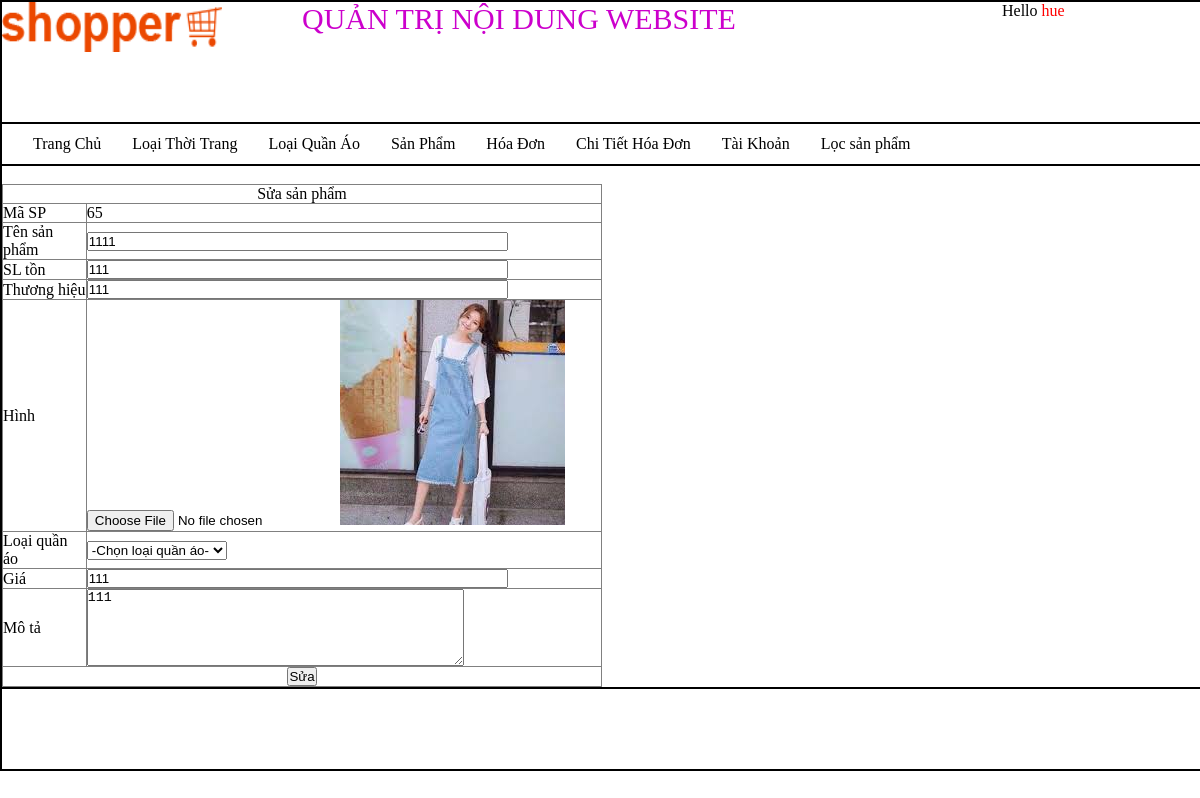
The page /quantri/quantri.php?quanly=qlsp&xuly=suasp&masp=65 (signed in) on the database its author committed.
### tables this page shows
CREATE TABLE `sanpham` (
  `masp` int(11) NOT NULL,
  `tensp` varchar(250) NOT NULL,
  `soluongton` int(50) NOT NULL,
  `maloai` varchar(5) NOT NULL,
  `nhasx` varchar(50) NOT NULL,
  `hinh` varchar(50) NOT NULL,
  `dongia` varchar(50) NOT NULL,
  `mota` text NOT NULL
);

### quantri/QLsanpham/suaSP.php (the view, shortened to what this page needs)
<?php
$sql="select * from sanpham where masp='$_GET[masp]'";
$stmt=$pdo->prepare($sql);
$stmt->execute();
$row=$stmt->fetch(PDO::FETCH_ASSOC);
?>
<form action="QLsanpham/xulySP.php?masp=<?php echo $row['masp'];?>" method="post" enctype="multipart/form-data">
<table width="50%" border="1">
  <tr>
    <td colspan="2"><div align="center">Sửa sản phẩm</div></td>
  </tr>
  <tr>
    <td width="14%">Mã SP</td>
    <td width="86%">
      <?php echo $row['masp'];?>
	</td>
  </tr>
  <tr>
    <td>Tên sản phẩm</td>
    <td><input name="tensp" type="text" size="50" value="<?php echo $row['tensp'];?>"></td>
  </tr>
  <tr>
    <td>SL tồn</td>
    <td><input name="slton" type="text" size="50" value="<?php echo $row['soluongton'];?>"></td>
  </tr>
  <tr>
    <td>Thương hiệu</td>
    <td><input name="thuonghieu" type="text" size="50"  value="<?php echo $row['nhasx'];?>"/></td>
  </tr>
  <tr>
    <td>Hình</td>
    <td><input name="hinh" type="file" size="50"><img src="../pp/<?php echo $row['hinh'];?>"/></td>
  </tr>
  <tr>
    <td>Loại quần áo</td>
    <td>
      <select name="maloai" >
        <option>-Chọn loại quần áo-</option>
      </select>
    </td>
  </tr>
  <tr>
    <td>Giá</td>
    <td><input name="gia" type="text" size="50" value="<?php echo $row['dongia'];?>" /></td>
  </tr>
  <tr>
    <td>Mô tả</td>
    <td><textarea name="mota" cols="45" rows="5"><?php echo $row['mota'];?></textarea></td>
  </tr>
  <tr>
    <td colspan="2">
      <div align="center">
        <input type="submit" name="btsua" value="Sửa">
      </div>
    </td>
  </tr>
</table>
</form>

### quantri/layout.css (style rules this page uses)
table { border-collapse:collapse; }
* { padding:0; margin:0; }

### rows shown on the page
sanpham: masp "65", tensp "1111", slton "111", thuonghieu "111", hinh (picture), gia "111", mota "111"

### other values the page prints
$_SESSION['username'] "hue"
